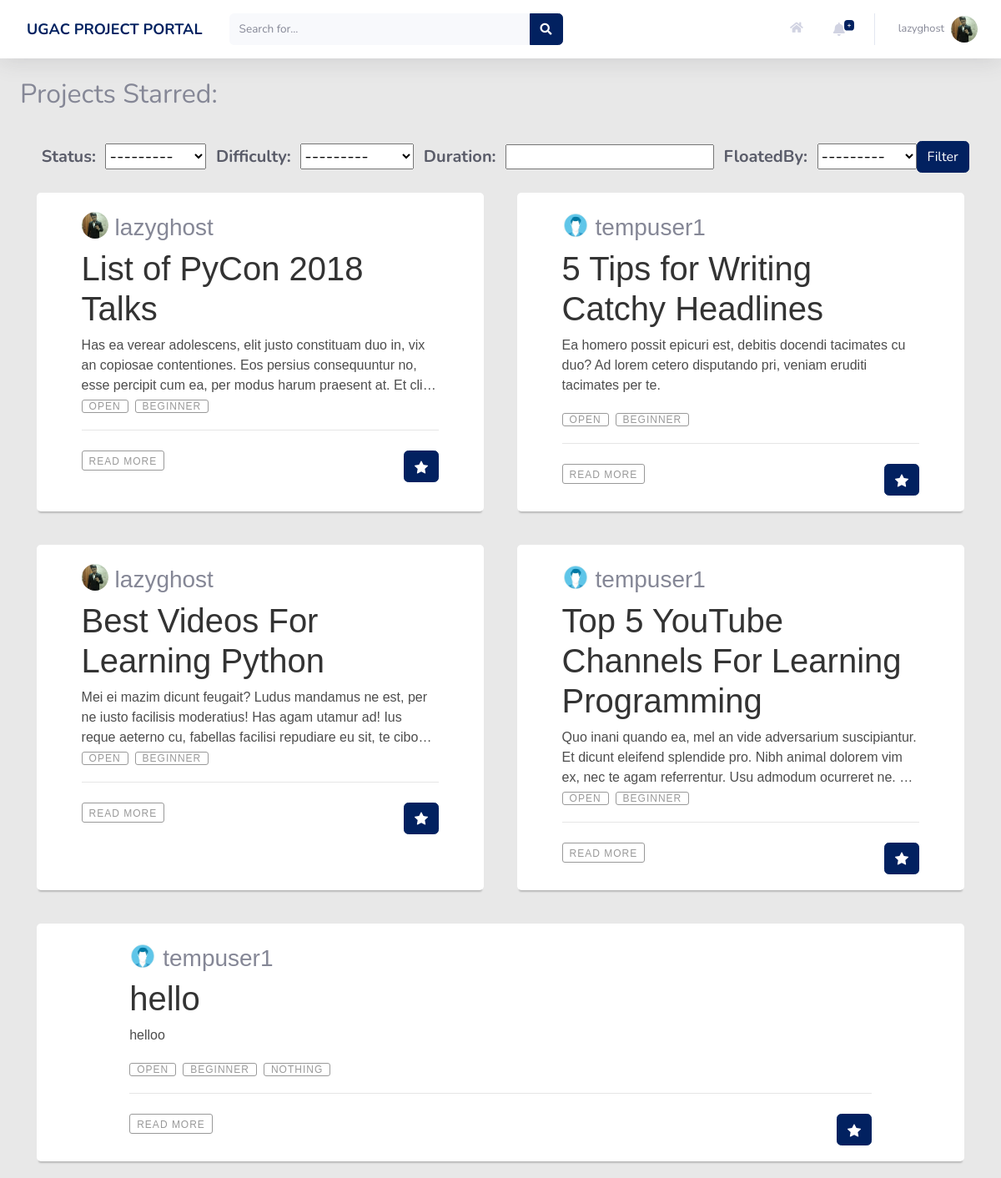
The app's page /profile/projects/starred (signed in) with its own data.
### users/models.py (models this page shows, shortened)
class Profile(models.Model):
    user = models.OneToOneField(User, on_delete=models.CASCADE)
    image = models.ImageField(default = 'default.jpg', upload_to='profile_pics', blank=True)
    rollno = models.CharField(max_length=10)
    year = models.CharField(max_length=30, choices = YEAR_CHOICES)
    branch = models.CharField(max_length=30, choices = BRANCH_CHOICES)
    techskills = models.TextField()
    starred_projects = models.ManyToManyField(Project, related_name='starred_projects', blank = True)
    cv = models.FileField(blank = True, upload_to='resumes')

### home/models.py (models this page shows, shortened)
class Project(models.Model):
    Title = models.CharField(max_length=30)
    Description = models.TextField()
    FloatedBy = models.ForeignKey(User, on_delete=models.CASCADE)
    Mentors = models.ManyToManyField(User, related_name='Mentors', blank = True)
    Status = models.CharField(max_length=10, choices=STATUS_CHOICES, default='Open')
    OpenedFor = models.CharField(max_length=300)
    Difficulty = models.CharField(max_length=15, choices=DIFFICULTY_CHOICES, default='Beginner')
    PreRequisite = models.TextField()
    Duration = models.CharField(max_length=30)
    DatePosted = models.DateTimeField(default = timezone.now)
    SelectionCriteria = models.TextField()
    MailNotification = models.CharField(max_length=5, choices=NOTIFICATION_CHOICES,default='On')
    ApplyRequest = models.ManyToManyField(User, related_name='ApplyRequest', blank = True)
    AlreadyApplied = models.ManyToManyField(User, related_name='AlreadyApplied', blank = True)

### users/views.py (the view)
# urls.py: path('projects/starred', views.projects_starred, name = 'projects-starred'),
def projects_starred(request):
    projects_starred = request.user.profile.starred_projects.all()
    myFilter = ProjectFilter(request.GET, queryset=projects_starred)
    filtered_projects = myFilter.qs
    user_starred_projects_id = []
    for project in request.user.profile.starred_projects.all():
        user_starred_projects_id.append(project.id)
    context = {
        'title': 'Projects Starred',
        'projects' : filtered_projects,
        'user_starred_projects_id' : user_starred_projects_id,
        'myFilter': myFilter,
    }
    return render(request, 'users/profile_starred.html', context)

### users/templates/users/profile_starred.html (shortened to what this page needs)
{% extends 'users/profile.html' %}
{% block profile %}
<div>
	<div class="project_cards">
		<h2>Projects Starred:</h2>
		<br>
        <form method="get"
              class="form-inline justify-content-lg-center h5 mb-0 font-weight-bold text-gray-800"
              style="width: 100%;">
            {{ myFilter.form }}
            <button class="btn btn-primary" type="Submit">Filter</button>
        </form>
		<div style="display: flex; flex-wrap: wrap;">
			{% for project in projects %}
			<div class="blog-container" style="flex: 1 0 45%; margin: 20px;">
				<div class="blog-header" style="display: flex; flex-wrap: wrap;">
					<div class="blog-author--no-cover"
						style="background:url('{{project.FloatedBy.profile.image.url}}');background-size: cover; border-radius: 50%; display: inline-block;height: 32px;margin-right: 0.5rem;position: relative;top: 8px;width: 32px; ">
					</div>
					<span style="flex: 1 0 45%; ">
						<h3 style="margin-top: 10px;">{{project.FloatedBy}}</h3>
					</span>
				</div>
				<div class="blog-body">
					<div class="blog-title">
						<h1><a href="{% url 'project' project.id %}">{{ project.Title }}</a></h1>
					</div>
					<div class="blog-summary demo-2">
						<p>{{project.Description}}</p>
					</div>
					<div class="blog-tags">
						<ul>
							<li><a href="#">{{project.Status}}</a></li>
							<li><a href="#">{{project.Difficulty}}</a></li>
							{% if project.PreRequisite %}
							<li><a href="#">{{project.PreRequisite}}</a></li>
							{% endif %}
						</ul>
					</div>
				</div>
				<div class="blog-footer">
					<br>
					<ul>
						<li class="published-date"><a href="{% url 'project' project.id %}">Read More</a></li>
						<li>
							  {% if project.id not in user_starred_projects_id %}
							  <a href=""><button
								  class="btn btn-primary btn-user btn-block" style="width:100%;"><svg xmlns="http://www.w3.org/2000/svg" width="16" height="16" fill="currentColor" class="bi bi-star" viewBox="0 0 16 16">
									<path d="M2.866 14.85c-.078.444.36.791.746.593l4.39-2.256 4.389 2.256c.386.198.824-.149.746-.592l-.83-4.73 3.522-3.356c.33-.314.16-.888-.282-.95l-4.898-.696L8.465.792a.513.513 0 0 0-.927 0L5.354 5.12l-4.898.696c-.441.062-.612.636-.283.95l3.523 3.356-.83 4.73zm4.905-2.767-3.686 1.894.694-3.957a.565.565 0 0 0-.163-.505L1.71 6.745l4.052-.576a.525.525 0 0 0 .393-.288L8 2.223l1.847 3.658a.525.525 0 0 0 .393.288l4.052.575-2.906 2.77a.565.565 0 0 0-.163.506l.694 3.957-3.686-1.894a.503.503 0 0 0-.461 0z"/>
								  </svg></button></a>
							  {% else %}
							  <a href=""><button
								  class="btn btn-primary btn-user btn-block" style="width:100%;"></button></a>
							  {% endif %}
						  </li>
					</ul>
				</div>
			</div>
			{% endfor %}
		</div>
</div>
{% endblock profile %}

### users/templates/users/profile.html (shortened to what this page needs)
{% extends 'home/base.html' %}
{% block content %}
{% block profile %}{% endblock profile %}
{% endblock content %}

### home/templates/home/base.html (shortened to what this page needs)
{% load static %}
<!DOCTYPE html>
<html lang="en">
	<head>
		<link rel="stylesheet" type="text/css" href="{% static 'home/style.css' %}">
		<link rel="stylesheet" href="https://pro.fontawesome.com/releases/v5.10.0/css/all.css"/>
	</head>
	<body>
    <body id="page-top">
        <div id="wrapper">
            <div id="content-wrapper" class="d-flex flex-column">
                <div id="content" style="background-color: #E8E8E8;">
                    <nav class="navbar navbar-expand navbar-light bg-white topbar mb-4 static-top shadow">
                    <div class="sidebar-brand-text mx-3" style="color: #022160; font-size: large; font-weight: bold">  UGAC PROJECT PORTAL     </div>
                        <form method = "POST" action = "{{request.get_full_path}}"
                            class="d-none d-sm-inline-block form-inline mr-auto ml-md-3 my-2 my-md-0 mw-100 navbar-search">
                            <div class="input-group">
                                <input type="text" class="form-control bg-light border-0 small" placeholder="Search for..."
                                    aria-label="Search" aria-describedby="basic-addon2" name="search" >
                                <div class="input-group-append">
                                    <button class="btn btn-primary" type="submit">
                                        <i class="fas fa-search fa-sm"></i>
                                    </button>
                                </div>
                            </div>
                        </form>
                        <ul class="navbar-nav ml-auto">
                            <a class="nav-link" href="{% url 'home' %}" role="button" style="margin-top: 13px;">
                                    <i class="fas fa-home fa-fw fa-sm mr-2 text-gray-400"></i>
                            </a>
                            <li class="nav-item dropdown no-arrow mx-1">
                                <a class="nav-link dropdown-toggle" href="#" id="alertsDropdown" role="button"
                                    data-toggle="dropdown" aria-haspopup="true" aria-expanded="false">
                                    <i class="fas fa-bell fa-fw"></i>
                                    <span class="badge badge-danger badge-counter">
                                        {% if notifications.count != '0' %}
                                            {{notifications.count}}+
                                        {% endif %}
                                    </span>
                                </a>
                            </li>
                            <li class="nav-item dropdown no-arrow">
                                <a class="nav-link dropdown-toggle" href="#" id="userDropdown" role="button"
                                    data-toggle="dropdown" aria-haspopup="true" aria-expanded="false">
                                    <span class="mr-2 d-none d-lg-inline text-gray-600 small">{{user.username}}</span>
                                    <img class="img-profile rounded-circle"
                                        src="{{user.profile.image.url}}">
                                </a>
                            </li>
                        </ul>
                    </nav>
                    <div class="container-fluid">
		{% block content %}{% endblock content %}
	</div>
</div>
</div>
</div>
	</body>
</html>

### users/templates/users/profile.html (style rules this page uses)
.blog-container { background: #fff; border-radius: 5px; box-shadow: rgba(0, 0, 0, 0.2) 0 4px 2px -2px; font-family: "adelle-sans", sans-serif; font-weight: 100; margin: 48px auto; width: 20rem; padding-top: 15px; }
@media screen and (min-width: 480px) { .blog-container { width: 28rem; } }
@media screen and (min-width: 767px) { .blog-container { width: 40rem; } }
@media screen and (min-width: 959px) { .blog-container { width: 50rem; } }
.blog-container a { color: #4d4dff; text-decoration: none; transition: 0.25s ease; }
.blog-author, .blog-author--no-cover { margin: 0 auto; padding-top: 0.125rem; width: 80%; }
.blog-body { margin: 0 auto; width: 80%; }
.blog-header { margin: 0 auto; width: 80%; }
.blog-title h1 a { color: #333; font-weight: 100; }
.blog-summary p { color: #4d4d4d; }
.blog-tags ul { display: flex; flex-direction: row; flex-wrap: wrap; list-style: none; padding-left: 0; }
.blog-tags li+li { margin-left: 0.5rem; }
.blog-tags a { border: 1px solid #999999; border-radius: 3px; color: #999999; font-size: 0.75rem; height: 1.5rem; line-height: 1.5rem; letter-spacing: 1px; padding: 0 0.5rem; text-align: center; text-transform: uppercase; white-space: nowrap; width: 5rem; }
.blog-footer { border-top: 1px solid #e6e6e6; margin: 0 auto; padding-bottom: 0.125rem; width: 80%; }
.blog-footer ul { list-style: none; display: flex; flex: row wrap; justify-content: flex-end; padding-left: 0; }
.blog-footer li:first-child { margin-right: auto; }
.blog-footer li+li { margin-left: 0.5rem; }
.blog-footer li { color: #999999; font-size: 0.75rem; height: 1.5rem; letter-spacing: 1px; line-height: 1.5rem; text-align: center; text-transform: uppercase; position: relative; white-space: nowrap; }
.blog-footer li a { color: #999999; }
.published-date { border: 1px solid #999999; border-radius: 3px; padding: 0 0.5rem; }
.demo-2 { display: -webkit-box; overflow: hidden; -webkit-line-clamp: 3; -webkit-box-orient: vertical; }

### records on screen
Project: FloatedBy.profile.image (picture), FloatedBy "lazyghost", Title "List of PyCon 2018 Talks", Description "Has ea verear adolescens, elit justo constituam duo in, vix an copiosae contentiones. Eos persius consequuntur no, esse percipit cum ea, per modus harum praesent at. Et…", Status "OPEN", Difficulty "BEGINNER"
Project: FloatedBy.profile.image (placeholder picture), FloatedBy "tempuser1", Title "5 Tips for Writing Catchy Headlines", Description "Ea homero possit epicuri est, debitis docendi tacimates cu duo? Ad lorem cetero disputando pri, veniam eruditi tacimates per te.", Status "OPEN", Difficulty "BEGINNER"
Project: FloatedBy.profile.image (picture), FloatedBy "lazyghost", Title "Best Videos For Learning Python", Description "Mei ei mazim dicunt feugait? Ludus mandamus ne est, per ne iusto facilisis moderatius! Has agam utamur ad! Ius reque aeterno cu, fabellas facilisi repudiare eu sit, te…", Status "OPEN", Difficulty "BEGINNER"
Project: FloatedBy.profile.image (placeholder picture), FloatedBy "tempuser1", Title "Top 5 YouTube Channels For Learning Programming", Description "Quo inani quando ea, mel an vide adversarium suscipiantur. Et dicunt eleifend splendide pro. Nibh animal dolorem vim ex, nec te agam referrentur. Usu admodum ocurreret ne.…", Status "OPEN", Difficulty "BEGINNER"
Project: FloatedBy.profile.image (placeholder picture), FloatedBy "tempuser1", Title "hello", Description "helloo", Status "OPEN", Difficulty "BEGINNER", PreRequisite "NOTHING"

### other values on screen
{{ user.username }} "lazyghost"
